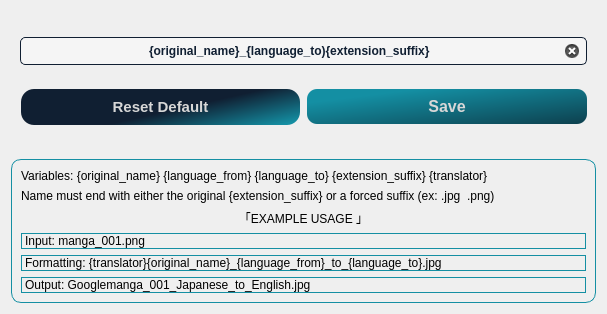
<?xml version="1.0" encoding="UTF-8"?>
<ui version="4.0">
 <class>Form</class>
 <widget class="QWidget" name="Form">
  <property name="geometry">
   <rect>
    <x>0</x>
    <y>0</y>
    <width>607</width>
    <height>314</height>
   </rect>
  </property>
  <property name="windowTitle">
   <string>Form</string>
  </property>
  <layout class="QGridLayout" name="gridLayout">
   <item row="4" column="0" colspan="3">
    <widget class="QFrame" name="frame">
     <property name="styleSheet">
      <string notr="true">QFrame {
    border: 1px solid #148fa3;
    border-radius: 10px;
    border-width: 1px;
}

</string>
     </property>
     <property name="frameShape">
      <enum>QFrame::StyledPanel</enum>
     </property>
     <property name="frameShadow">
      <enum>QFrame::Raised</enum>
     </property>
     <layout class="QVBoxLayout" name="verticalLayout">
      <item>
       <widget class="QLabel" name="label_2">
        <property name="styleSheet">
         <string notr="true">QLabel {
    border: none
}</string>
        </property>
        <property name="text">
         <string>Variables: {original_name} {language_from} {language_to} {extension_suffix} {translator}</string>
        </property>
        <property name="wordWrap">
         <bool>true</bool>
        </property>
       </widget>
      </item>
      <item>
       <widget class="QLabel" name="label">
        <property name="styleSheet">
         <string notr="true">QLabel {
    border: none
}</string>
        </property>
        <property name="text">
         <string>Name must end with either the original {extension_suffix} or a forced suffix (ex: .jpg  .png)</string>
        </property>
       </widget>
      </item>
      <item>
       <widget class="QLabel" name="label_6">
        <property name="styleSheet">
         <string notr="true">QLabel {
    border: none
}</string>
        </property>
        <property name="text">
         <string>「EXAMPLE USAGE 」</string>
        </property>
        <property name="alignment">
         <set>Qt::AlignCenter</set>
        </property>
       </widget>
      </item>
      <item>
       <widget class="QLabel" name="label_3">
        <property name="text">
         <string>Input: manga_001.png</string>
        </property>
       </widget>
      </item>
      <item>
       <widget class="QLabel" name="label_4">
        <property name="text">
         <string>Formatting: {translator}{original_name}_{language_from}_to_{language_to}.jpg</string>
        </property>
       </widget>
      </item>
      <item>
       <widget class="QLabel" name="label_5">
        <property name="text">
         <string>Output: Googlemanga_001_Japanese_to_English.jpg</string>
        </property>
       </widget>
      </item>
     </layout>
    </widget>
   </item>
   <item row="0" column="0" colspan="3">
    <widget class="QFrame" name="frame_2">
     <property name="styleSheet">
      <string notr="true">QFrame {
    border: none;

}</string>
     </property>
     <property name="frameShape">
      <enum>QFrame::StyledPanel</enum>
     </property>
     <property name="frameShadow">
      <enum>QFrame::Raised</enum>
     </property>
     <layout class="QGridLayout" name="gridLayout_2">
      <item row="2" column="1">
       <widget class="QPushButton" name="save_button">
        <property name="enabled">
         <bool>true</bool>
        </property>
        <property name="styleSheet">
         <string notr="true">QPushButton {
	color: #d7d7d7;
    background-color: qlineargradient(spread:pad, x1:0, y1:0, x2:1, y2:1, stop:0.2 #148fa3, stop:1 #0d404e); 
    border: none;
    padding: 8px 2px;
    text-align: center;
    text-decoration: none;
    font-size: 16px;
    font-weight: bold;
    border-radius: 10px;
    border-width: 2px;
}


QPushButton:hover {
	color: #b7b7b7;
    background-color: qlineargradient(spread:pad, x1:0, y1:0, x2:1, y2:1, stop:0.2 #107282, stop:1 #0a333e); 
}

QPushButton:pressed {
	color: #898989;
    background-color: qlineargradient(spread:pad, x1:0, y1:0, x2:1, y2:1, stop:0.2 #0d5b68, stop:1 #082932); 
}

QPushButton:disabled {
	color: #71adc1;
}
</string>
        </property>
        <property name="text">
         <string>Save</string>
        </property>
       </widget>
      </item>
      <item row="2" column="0">
       <widget class="QPushButton" name="reset_button">
        <property name="styleSheet">
         <string notr="true">QPushButton {
	color: #d7d7d7;
    background-color: qlineargradient(spread:reflect, x1:0, y1:0.420318, x2:0.955224, y2:0.966, stop:0.5 #101f32, stop:1 #148fa3);
    border: 1px solid rgba(0, 0, 0, 0);
    padding: 8px 2px;
    text-align: center;
    text-decoration: none;
    font-size: 15px;
    font-weight: bold;
    border-radius: 14px;
    border-width: 2px;
}

QPushButton:hover {    
	background-color: qlineargradient(spread:reflect, x1:0, y1:0.420318, x2:0.955224, y2:0.966, stop:0.1 #101f32, stop:1 #148fa3);
}

QPushButton:pressed {
	background-color: #148fa3;
}

QPushButton:disabled {
	color: #91abb9;
}
</string>
        </property>
        <property name="text">
         <string>Reset Default</string>
        </property>
       </widget>
      </item>
      <item row="0" column="0" colspan="2">
       <widget class="QLineEdit" name="name_format">
        <property name="styleSheet">
         <string notr="true">QLineEdit {
    border: 1px solid #101f32;
    border-radius: 5px;
    padding: 5px;
    background-color: #f5f5f5;
    color: #101f32;
    font: 14px &quot;Segoe UI&quot;;
	font-weight: bold;
}

QLineEdit:focus {
    border: 2px solid #5a9bd4;
}
</string>
        </property>
        <property name="text">
         <string>{original_name}_{language_to){extension_suffix}</string>
        </property>
        <property name="maxLength">
         <number>260</number>
        </property>
        <property name="frame">
         <bool>false</bool>
        </property>
        <property name="alignment">
         <set>Qt::AlignCenter</set>
        </property>
        <property name="clearButtonEnabled">
         <bool>true</bool>
        </property>
       </widget>
      </item>
     </layout>
    </widget>
   </item>
  </layout>
 </widget>
 <resources/>
 <connections/>
</ui>
